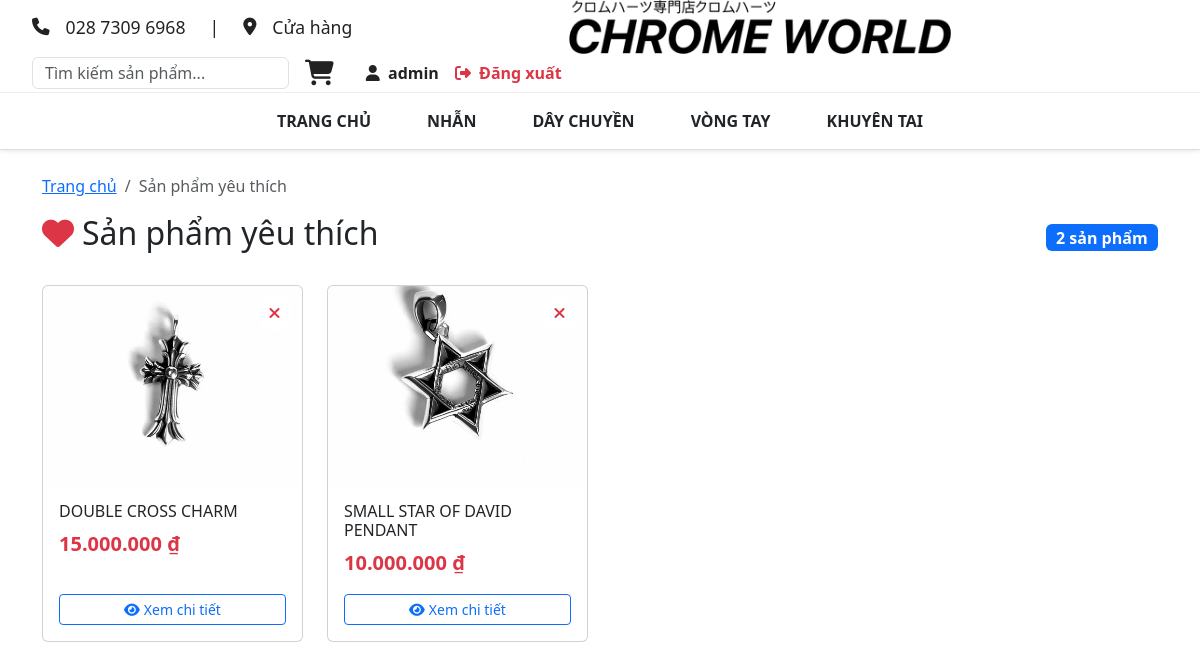
/public/favorites.php (signed in), run on the app's committed database.
### tables this page shows
CREATE TABLE `users` (
  `id` int(11) NOT NULL,
  `username` varchar(100) NOT NULL,
  `password` varchar(255) NOT NULL,
  `email` varchar(255) DEFAULT NULL,
  `role` varchar(20) DEFAULT 'user',
  `created_at` timestamp NOT NULL DEFAULT current_timestamp(),
  `active` tinyint(1) DEFAULT 1
);

CREATE TABLE `favorites` (
  `id` int(11) NOT NULL,
  `user_id` int(11) NOT NULL,
  `product_id` int(11) NOT NULL,
  `created_at` timestamp NOT NULL DEFAULT current_timestamp()
);

CREATE TABLE `products` (
  `id` int(11) NOT NULL,
  `name` varchar(255) NOT NULL,
  `type` varchar(50) NOT NULL,
  `price` int(11) NOT NULL,
  `stock` int(11) DEFAULT 0,
  `description` text DEFAULT NULL,
  `img` varchar(255) DEFAULT NULL,
  `label` varchar(50) DEFAULT NULL,
  `rented` int(11) DEFAULT 0,
  `star` int(11) DEFAULT 5,
  `views` int(11) DEFAULT 0
);

### app/models/Favorite.php (called while the page is built, shortened)
<?php
require_once __DIR__ . '/Database.php';
class Favorite {
    private static $db;
    public static function init() {
        if (!self::$db) {
            self::$db = Database::getInstance()->getConnection();
        }
    }
    public static function getUserFavorites($userId, $limit = null, $offset = null) {
        $sql = "SELECT p.*, f.created_at as favorited_at
                FROM favorites f
                LEFT JOIN products p ON f.product_id = p.id
                WHERE f.user_id = ?
                ORDER BY f.created_at DESC";
        $stmt = self::$db->prepare($sql);
        $stmt->execute([$userId]);
        return $stmt->fetchAll(PDO::FETCH_ASSOC);
    }
    public static function countUserFavorites($userId) {
        $stmt = self::$db->prepare("SELECT COUNT(*) FROM favorites WHERE user_id = ?");
        $stmt->execute([$userId]);
        return $stmt->fetchColumn();
    }
}

### config/database.php (called while the page is built)
<?php
return [
    'host' => 'localhost',
    'dbname' => 'jewelry_store',
    'user' => 'root',
    'pass' => ''
];

### app/models/Database.php (called while the page is built)
<?php
class Database {
    private static $instance = null;
    private $pdo;
    private function __construct() {
        $config = require __DIR__ . '/../../config/database.php';
        $dsn = "mysql:host={$config['host']};dbname={$config['dbname']};charset=utf8";
        $this->pdo = new PDO($dsn, $config['user'], $config['pass']);
        $this->pdo->setAttribute(PDO::ATTR_ERRMODE, PDO::ERRMODE_EXCEPTION);
    }
    public static function getInstance() {
        if (self::$instance === null) {
            self::$instance = new self();
        }
        return self::$instance;
    }
    public function getConnection() {
        return $this->pdo;
    }
}

### public/favorites.php (the view, shortened to what this page needs)
<?php
require_once __DIR__ . '/../app/models/Favorite.php';
$userId = $_SESSION['user'];
$favorites = Favorite::getUserFavorites($userId);
$totalFavorites = Favorite::countUserFavorites($userId);
?>
<!DOCTYPE html>
<html lang="vi">
<head>
    <link href="https://cdn.jsdelivr.net/npm/bootstrap@5.3.3/dist/css/bootstrap.min.css" rel="stylesheet">
    <link href="https://cdnjs.cloudflare.com/ajax/libs/font-awesome/6.4.2/css/all.min.css" rel="stylesheet">
</head>
<body>
<?php include __DIR__ . '/../app/views/partials/header.php'; ?>
<div class="container mt-4 mb-5">
    <nav aria-label="breadcrumb">
        <ol class="breadcrumb">
            <li class="breadcrumb-item"><a href="index.php">Trang chủ</a></li>
            <li class="breadcrumb-item active">Sản phẩm yêu thích</li>
        </ol>
    </nav>
    <div class="d-flex justify-content-between align-items-center mb-4">
        <h2><i class="fa fa-heart text-danger me-2"></i>Sản phẩm yêu thích</h2>
        <span class="badge bg-primary fs-6"><?= $totalFavorites ?> sản phẩm</span>
    </div>
    <?php if (empty($favorites)): ?>
        <div class="empty-favorites">
            <i class="fa fa-heart-o"></i>
            <h4 class="text-muted">Chưa có sản phẩm yêu thích</h4>
            <p class="text-muted">Bạn chưa thêm sản phẩm nào vào danh sách yêu thích.</p>
            <a href="index.php" class="btn btn-primary">
                <i class="fa fa-shopping-bag me-2"></i>Khám phá sản phẩm
            </a>
        </div>
    <?php else: ?>
        <div class="row">
            <?php foreach ($favorites as $product): ?>
                <div class="col-md-4 col-lg-3 mb-4">
                    <div class="card favorite-item h-100 position-relative">
                        <button class="remove-favorite-btn"
                                data-product-id="<?= $product['id'] ?>"
                                title="Xóa khỏi yêu thích">
                            <i class="fa fa-times"></i>
                        </button>
                        <img src="<?= htmlspecialchars($product['img']) ?>"
                             alt="<?= htmlspecialchars($product['name']) ?>"
                             class="product-image"
                             onerror="this.src='https://via.placeholder.com/300x200/eee/999?text=No+Image'">
                        <div class="card-body d-flex flex-column">
                            <h6 class="card-title"><?= htmlspecialchars($product['name']) ?></h6>
                            <p class="card-text text-danger fw-bold fs-5">
                                <?= number_format($product['price'], 0, ',', '.') ?> ₫
                            </p>
                            <div class="mt-auto">
                                <a href="product.php?id=<?= $product['id'] ?>"
                                   class="btn btn-outline-primary btn-sm w-100">
                                    <i class="fa fa-eye me-1"></i>Xem chi tiết
                                </a>
                            </div>
                        </div>
                    </div>
                </div>
            <?php endforeach; ?>
        </div>
    <?php endif; ?>
</div>
</body>
</html>

### app/views/partials/header.php (shortened to what this page needs)
<?php
$userInfo = null;
$userRole = null;
if (isset($_SESSION['user'])) {
    $db = Database::getInstance()->getConnection();
    $stmt = $db->prepare("SELECT username, role FROM users WHERE id = ?");
    $stmt->execute([$_SESSION['user']]);
    $userInfo = $stmt->fetch(PDO::FETCH_ASSOC);
    $userRole = $userInfo['role'] ?? ($_SESSION['role'] ?? 'user');
} else if (isset($_SESSION['role'])) {
    $userRole = $_SESSION['role'];
}
$currentPage = $_SERVER['REQUEST_URI'];
$isHomePage = strpos($currentPage, 'index.php') !== false || $currentPage === '/test/public/' || $currentPage === '/test/public';
$isCollectionPage = strpos($currentPage, 'collection.php') !== false;
$currentCategory = $_GET['category'] ?? '';
?>
<header class="main-header shadow-sm" style="background:#fff; border-bottom:1px solid #ddd;">
    <div class="header-top d-flex align-items-center justify-content-between flex-wrap" style="padding:0 32px; min-height:64px;">
        <div class="d-flex align-items-center gap-3" style="font-size:1.1rem; color:#222;">
            <i class="fa fa-phone"></i> <span>028 7309 6968</span>
            <span style="margin:0 8px;">|</span>
            <i class="fa fa-map-marker-alt"></i> <span>Cửa hàng</span>
        </div>
        <div class="text-center flex-grow-1" style="font-family: 'Montserrat', Arial, sans-serif;">
            <img src="/test/public/uploads/logo.png" alt="Logo" style="height:54px;">
        </div>
        <div class="d-flex align-items-center gap-3" style="min-width:360px; justify-content:flex-end;">
            <div class="search-container" style="position: relative; max-width:580px;">
                <input type="text" id="searchInput" class="form-control border-1 shadow-none" placeholder="Tìm kiếm sản phẩm..." style="height:32px; font-size:1rem;">
            </div>
            <a href="cart.php" class="position-relative" style="color:#222; text-decoration:none; font-size:1.6rem; transition: all 0.3s ease;">
                <i class="fa fa-shopping-cart"></i>
            </a>
            <div class="d-flex align-items-center gap-2 ms-3">
            <?php if ($userInfo): ?>
                    <?php $userLink = ($userRole === 'admin') ? 'admin_dashboard.php' : 'user_dashboard.php'; ?>
                    <a href="<?= $userLink ?>" class="fw-bold" style="color:#222; text-decoration:none;"><i class="fa fa-user me-1"></i> <?= htmlspecialchars($userInfo['username']) ?></a>
                    <a href="logout.php" class="text-danger fw-bold ms-2" style="text-decoration:none;"><i class="fa fa-sign-out-alt me-1"></i> Đăng xuất</a>
            <?php else: ?>
                    <a href="register.php" class="fw-bold me-2" style="color:#222; text-decoration:none;"><i class="fa fa-user-plus me-1"></i> Đăng ký</a>
                    <a href="login.php" class="fw-bold" style="color:#222; text-decoration:none;"><i class="fa fa-sign-in-alt me-1"></i> Đăng nhập</a>
            <?php endif; ?>
            </div>
        </div>
    </div>
    <nav class="header-menu" style="border-top:1px solid #eee; background:#fff;">
        <ul class="nav justify-content-center py-2" style="gap:24px;">
            <li class="nav-item">
                <a class="nav-link text-dark fw-bold <?= $isHomePage ? 'active' : '' ?>"
                   href="/test/public/index.php" style="transition: color 0.3s ease;">TRANG CHỦ</a>
            </li>
            <li class="nav-item">
                <a class="nav-link text-dark fw-bold <?= ($isCollectionPage && $currentCategory === 'ring') ? 'active' : '' ?>"
                   href="/test/public/collection.php?category=ring" style="transition: color 0.3s ease;">NHẪN</a>
            </li>
            <li class="nav-item">
                <a class="nav-link text-dark fw-bold <?= ($isCollectionPage && $currentCategory === 'daychuyen') ? 'active' : '' ?>"
                   href="/test/public/collection.php?category=daychuyen" style="transition: color 0.3s ease;">DÂY CHUYỀN</a>
            </li>
            <li class="nav-item">
                <a class="nav-link text-dark fw-bold <?= ($isCollectionPage && $currentCategory === 'vongtay') ? 'active' : '' ?>"
                   href="/test/public/collection.php?category=vongtay" style="transition: color 0.3s ease;">VÒNG TAY</a>
            </li>
            <li class="nav-item">
                <a class="nav-link text-dark fw-bold <?= ($isCollectionPage && $currentCategory === 'bongtai') ? 'active' : '' ?>"
                   href="/test/public/collection.php?category=bongtai" style="transition: color 0.3s ease;">KHUYÊN TAI</a>
            </li>
        </ul>
    </nav>
</header>

### public/favorites.php (style rules this page uses)
.favorite-item { transition: transform 0.2s, box-shadow 0.2s; }
.product-image { width: 100%; height: 200px; object-fit: cover; border-radius: 8px; }
.remove-favorite-btn { position: absolute; top: 10px; right: 10px; background: rgba(255,255,255,0.9); border: none; border-radius: 50%; width: 35px; height: 35px; display: flex; align-items: center; justify-content: center; color: #dc3545; transition: all 0.2s; }

### data on the page
users: username "admin"
favorites: product.img (picture), product.name "DOUBLE CROSS CHARM", product.price "15.000.000"
favorites: product.img (picture), product.name "SMALL STAR OF DAVID PENDANT", product.price "10.000.000"

### other printed values
$totalFavorites "2"
